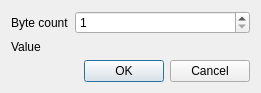
<?xml version="1.0" encoding="UTF-8"?>
<ui version="4.0">
<comment>
  * Released as open source by NCC Group Plc - http://www.nccgroup.com/
  *
  * Developed by Gabriel Caudrelier, gabriel dot caudrelier at nccgroup dot com
  *
  * https://github.com/nccgroup/pip3line
  *
  * Released under AGPL see LICENSE for more information
</comment>
 <class>NewByteDialog</class>
 <widget class="QDialog" name="NewByteDialog">
  <property name="geometry">
   <rect>
    <x>0</x>
    <y>0</y>
    <width>261</width>
    <height>77</height>
   </rect>
  </property>
  <property name="windowTitle">
   <string>Add new byte(s)</string>
  </property>
  <layout class="QFormLayout" name="formLayout">
   <property name="labelAlignment">
    <set>Qt::AlignLeading|Qt::AlignLeft|Qt::AlignVCenter</set>
   </property>
   <item row="0" column="0">
    <widget class="QLabel" name="countLabel">
     <property name="text">
      <string>Byte count</string>
     </property>
    </widget>
   </item>
   <item row="0" column="1">
    <widget class="QSpinBox" name="countSpinBox">
     <property name="minimum">
      <number>1</number>
     </property>
     <property name="maximum">
      <number>200</number>
     </property>
    </widget>
   </item>
   <item row="2" column="0" colspan="2">
    <widget class="QDialogButtonBox" name="buttonBox">
     <property name="orientation">
      <enum>Qt::Horizontal</enum>
     </property>
     <property name="standardButtons">
      <set>QDialogButtonBox::Cancel|QDialogButtonBox::Ok</set>
     </property>
    </widget>
   </item>
   <item row="1" column="0">
    <widget class="QLabel" name="label">
     <property name="text">
      <string>Value</string>
     </property>
    </widget>
   </item>
   <item row="1" column="1">
    <widget class="HexWidget" name="hexWidget" native="true"/>
   </item>
  </layout>
 </widget>
 <customwidgets>
  <customwidget>
   <class>HexWidget</class>
   <extends>QWidget</extends>
   <header>hexwidget.h</header>
   <container>1</container>
  </customwidget>
 </customwidgets>
 <resources/>
 <connections>
  <connection>
   <sender>buttonBox</sender>
   <signal>accepted()</signal>
   <receiver>NewByteDialog</receiver>
   <slot>accept()</slot>
   <hints>
    <hint type="sourcelabel">
     <x>248</x>
     <y>254</y>
    </hint>
    <hint type="destinationlabel">
     <x>157</x>
     <y>274</y>
    </hint>
   </hints>
  </connection>
  <connection>
   <sender>buttonBox</sender>
   <signal>rejected()</signal>
   <receiver>NewByteDialog</receiver>
   <slot>reject()</slot>
   <hints>
    <hint type="sourcelabel">
     <x>316</x>
     <y>260</y>
    </hint>
    <hint type="destinationlabel">
     <x>286</x>
     <y>274</y>
    </hint>
   </hints>
  </connection>
 </connections>
</ui>
